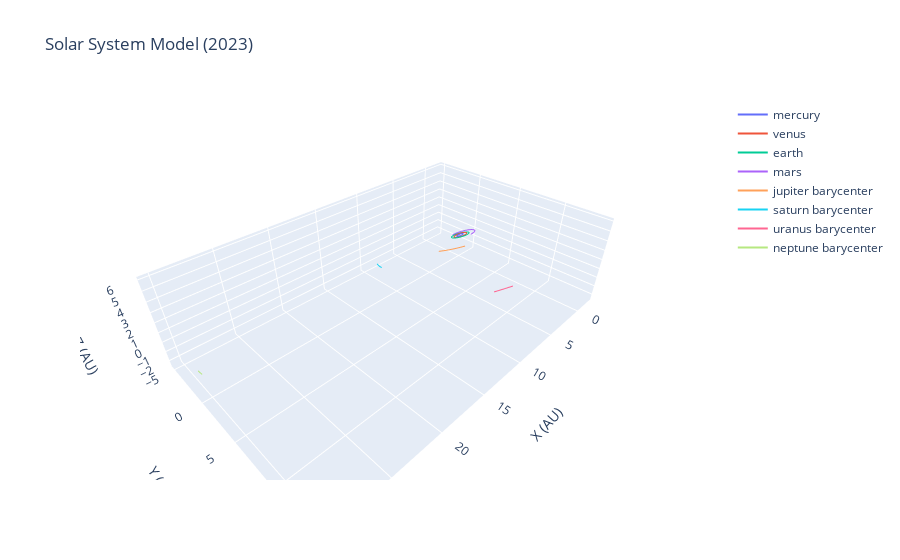

Notebook code cell kept with this figure:
### Code cell
import numpy as np
import plotly.graph_objects as go
from skyfield.api import load
from datetime import timedelta

# Load planetary ephemeris
eph = load('de421.bsp')

# Define a timescale
ts = load.timescale()

# Define the planets
planets = ['mercury', 'venus', 'earth', 'mars', 'jupiter barycenter', 'saturn barycenter', 'uranus barycenter', 'neptune barycenter']

# Initialize planet positions
planet_positions = {planet: [] for planet in planets}

# Create a 3D solar system model for a range of dates
start_date = ts.utc(2023, 1, 1)
end_date = ts.utc(2023, 12, 31)
step = 1  # Step size in days

current_date = start_date.utc_datetime()

while current_date <= end_date.utc_datetime():
    for planet_name in planets:
        planet = eph[planet_name]
        astrometric = planet.at(ts.utc(current_date))
        x, y, z = astrometric.position.au
        planet_positions[planet_name].append((x, y, z))
    
    # Increment the date by the step size
    current_date += timedelta(days=step)

# Create a 3D visualization
fig = go.Figure()

for planet_name, positions in planet_positions.items():
    x, y, z = zip(*positions)
    fig.add_trace(go.Scatter3d(x=x, y=y, z=z, name=planet_name, mode='lines', line=dict(width=2)))

# Set axis labels and title
fig.update_layout(
    scene=dict(
        xaxis_title='X (AU)',
        yaxis_title='Y (AU)',
        zaxis_title='Z (AU)',
        aspectmode='data'
    ),
    title='Solar System Model (2023)'
)

# Show the 3D plot
fig.show()

### Figure 1 — Plotly figure (JSON) as saved in the notebook; plotly's stock layout.template omitted (floating-point values rounded to 4 significant figures; data arrays with more than 128 entries replaced by an {"elided": "..."} marker saying what was removed)
{"data": [{"line": {"width": 2}, "mode": "lines", "name": "mercury", "type": "scatter3d", "x": {"elided": "365 float values"}, "y": {"elided": "365 float values"}, "z": {"elided": "365 float values"}}, {"line": {"width": 2}, "mode": "lines", "name": "venus", "type": "scatter3d", "x": {"elided": "365 float values"}, "y": {"elided": "365 float values"}, "z": {"elided": "365 float values"}}, {"line": {"width": 2}, "mode": "lines", "name": "earth", "type": "scatter3d", "x": {"elided": "365 float values"}, "y": {"elided": "365 float values"}, "z": {"elided": "365 float values"}}, {"line": {"width": 2}, "mode": "lines", "name": "mars", "type": "scatter3d", "x": {"elided": "365 float values"}, "y": {"elided": "365 float values"}, "z": {"elided": "365 float values"}}, {"line": {"width": 2}, "mode": "lines", "name": "jupiter barycenter", "type": "scatter3d", "x": {"elided": "365 float values"}, "y": {"elided": "365 float values"}, "z": {"elided": "365 float values"}}, {"line": {"width": 2}, "mode": "lines", "name": "saturn barycenter", "type": "scatter3d", "x": {"elided": "365 float values"}, "y": {"elided": "365 float values"}, "z": {"elided": "365 float values"}}, {"line": {"width": 2}, "mode": "lines", "name": "uranus barycenter", "type": "scatter3d", "x": {"elided": "365 float values"}, "y": {"elided": "365 float values"}, "z": {"elided": "365 float values"}}, {"line": {"width": 2}, "mode": "lines", "name": "neptune barycenter", "type": "scatter3d", "x": {"elided": "365 float values"}, "y": {"elided": "365 float values"}, "z": {"elided": "365 float values"}}], "layout": {"scene": {"aspectmode": "data", "xaxis": {"title": {"text": "X (AU)"}}, "yaxis": {"title": {"text": "Y (AU)"}}, "zaxis": {"title": {"text": "Z (AU)"}}}, "title": {"text": "Solar System Model (2023)"}}}
